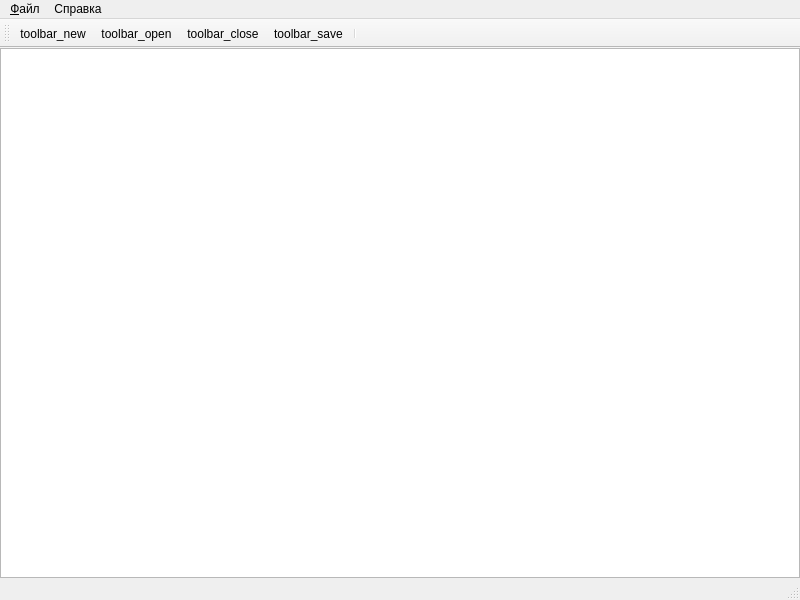
<?xml version="1.0" encoding="UTF-8"?>
<ui version="4.0">
 <class>MainWindow</class>
 <widget class="QMainWindow" name="MainWindow">
  <property name="geometry">
   <rect>
    <x>0</x>
    <y>0</y>
    <width>800</width>
    <height>600</height>
   </rect>
  </property>
  <property name="windowTitle">
   <string>Редактор текста ММН</string>
  </property>
  <widget class="QWidget" name="centralwidget">
   <layout class="QGridLayout" name="gridLayout">
    <property name="leftMargin">
     <number>0</number>
    </property>
    <property name="topMargin">
     <number>0</number>
    </property>
    <property name="rightMargin">
     <number>0</number>
    </property>
    <property name="bottomMargin">
     <number>0</number>
    </property>
    <property name="spacing">
     <number>6</number>
    </property>
    <item row="0" column="0">
     <widget class="QTextEdit" name="textEdit"/>
    </item>
   </layout>
  </widget>
  <widget class="QMenuBar" name="menubar">
   <property name="geometry">
    <rect>
     <x>0</x>
     <y>0</y>
     <width>800</width>
     <height>21</height>
    </rect>
   </property>
   <widget class="QMenu" name="menu_file">
    <property name="title">
     <string>&amp;Файл</string>
    </property>
    <addaction name="action_new"/>
    <addaction name="action_open"/>
    <addaction name="separator"/>
    <addaction name="action_close"/>
    <addaction name="separator"/>
    <addaction name="action_save"/>
    <addaction name="action_save_as"/>
    <addaction name="separator"/>
    <addaction name="action_quit"/>
   </widget>
   <widget class="QMenu" name="menu_help">
    <property name="title">
     <string>Справка</string>
    </property>
    <addaction name="action_help"/>
    <addaction name="action_about"/>
   </widget>
   <addaction name="menu_file"/>
   <addaction name="menu_help"/>
  </widget>
  <widget class="QStatusBar" name="statusbar"/>
  <widget class="QToolBar" name="toolBar">
   <property name="windowTitle">
    <string>toolBar</string>
   </property>
   <attribute name="toolBarArea">
    <enum>TopToolBarArea</enum>
   </attribute>
   <attribute name="toolBarBreak">
    <bool>false</bool>
   </attribute>
   <addaction name="actiontoolbar_new"/>
   <addaction name="actiontoolbar_open"/>
   <addaction name="actiontoolbar_close"/>
   <addaction name="actiontoolbar_save"/>
   <addaction name="separator"/>
  </widget>
  <action name="action_help">
   <property name="text">
    <string>&amp;Справка по Редактиро текста ММН</string>
   </property>
   <property name="shortcut">
    <string>F1</string>
   </property>
  </action>
  <action name="action_about">
   <property name="text">
    <string>&amp;О программе</string>
   </property>
  </action>
  <action name="action_new">
   <property name="text">
    <string>&amp;Новый</string>
   </property>
   <property name="shortcut">
    <string>Ctrl+N</string>
   </property>
  </action>
  <action name="action_open">
   <property name="text">
    <string>&amp;Открыть</string>
   </property>
   <property name="shortcut">
    <string>Ctrl+O</string>
   </property>
  </action>
  <action name="action_close">
   <property name="text">
    <string>&amp;Закрыть</string>
   </property>
  </action>
  <action name="action_save">
   <property name="text">
    <string>&amp;Сохранить</string>
   </property>
   <property name="shortcut">
    <string>Ctrl+S</string>
   </property>
  </action>
  <action name="action_save_as">
   <property name="text">
    <string>Сохранить &amp;как...</string>
   </property>
   <property name="shortcut">
    <string>Ctrl+Shift+S</string>
   </property>
  </action>
  <action name="action_quit">
   <property name="text">
    <string>&amp;Выход</string>
   </property>
  </action>
  <action name="actiontoolbar_new">
   <property name="icon">
    <iconset>
     <normaloff>resources/ico/040-folder.png</normaloff>resources/ico/040-folder.png</iconset>
   </property>
   <property name="text">
    <string>toolbar_new</string>
   </property>
   <property name="toolTip">
    <string>Создать новый файл</string>
   </property>
   <property name="shortcut">
    <string>Ctrl+N</string>
   </property>
  </action>
  <action name="actiontoolbar_open">
   <property name="icon">
    <iconset>
     <normaloff>resources/ico/035-folder-5.png</normaloff>resources/ico/035-folder-5.png</iconset>
   </property>
   <property name="text">
    <string>toolbar_open</string>
   </property>
   <property name="toolTip">
    <string>Открыть файл</string>
   </property>
   <property name="shortcut">
    <string>Ctrl+O</string>
   </property>
  </action>
  <action name="actiontoolbar_close">
   <property name="icon">
    <iconset>
     <normaloff>resources/ico/039-folder-1.png</normaloff>resources/ico/039-folder-1.png</iconset>
   </property>
   <property name="text">
    <string>toolbar_close</string>
   </property>
   <property name="toolTip">
    <string>Закрыть файл</string>
   </property>
  </action>
  <action name="actiontoolbar_save">
   <property name="icon">
    <iconset>
     <normaloff>resources/ico/006-folder-34.png</normaloff>resources/ico/006-folder-34.png</iconset>
   </property>
   <property name="text">
    <string>toolbar_save</string>
   </property>
   <property name="toolTip">
    <string>Сохранить файл</string>
   </property>
   <property name="shortcut">
    <string>Ctrl+S</string>
   </property>
  </action>
 </widget>
 <resources/>
 <connections/>
</ui>
